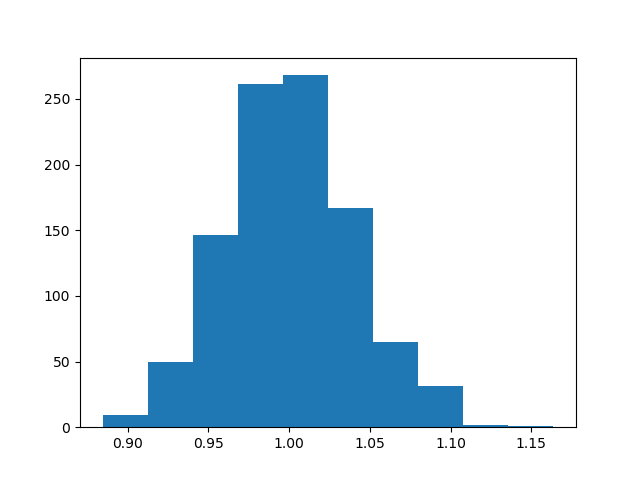

The script that drew this image:
#!/usr/bin/env python3
# -*- coding: utf-8 -*-
"""
Created on Mon Dec 30 13:54:28 2019

@author: chintan
"""

import numpy as np
from numpy import random
from matplotlib import pyplot as plt
N=1000
a=0
b=10
def f(x):
    return((27/(2*(np.pi)**2)*((1-np.exp(-x))/(1+np.exp(-3*x)))*x*np.exp(-x)))
I=[]    
for i in range(1000):
    r=random.uniform(a,b,N)
    fn=f(r)
    I.append(sum(fn)*(b-a)/N)
plt.hist(I)    
plt.show()
    
                 
